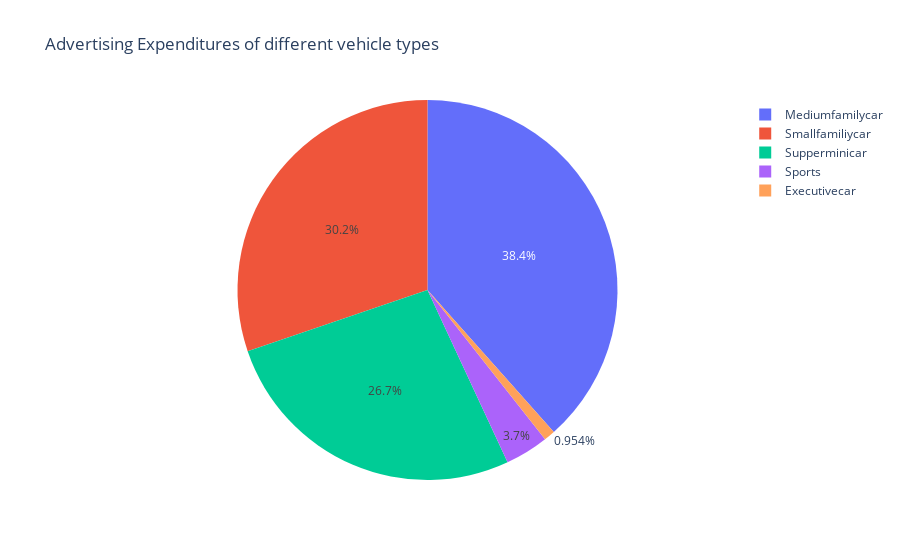

Notebook source saved alongside this figure:
### Code cell
exp_rec= df_rec1.groupby('Vehicle_Type')['Advertising_Expenditure'].sum().reset_index()
R_chart3 = px.pie(exp_rec, values='Advertising_Expenditure', names='Vehicle_Type', title='Advertising Expenditures of different vehicle types')
R_chart3.show()

### Figure 1 — Plotly figure (JSON) as saved in the notebook; plotly's stock layout.template omitted (floating-point values rounded to 4 significant figures)
{"data": [{"domain": {"x": [0, 1], "y": [0, 1]}, "hovertemplate": "Vehicle_Type=%{label}<br>Advertising_Expenditure=%{value}<extra></extra>", "labels": ["Executivecar", "Mediumfamilycar", "Smallfamiliycar", "Sports", "Supperminicar"], "legendgroup": "", "name": "", "showlegend": true, "type": "pie", "values": [3243, 130612, 102759, 12568, 90728]}], "layout": {"legend": {"tracegroupgap": 0}, "title": {"text": "Advertising Expenditures of different vehicle types"}}}
